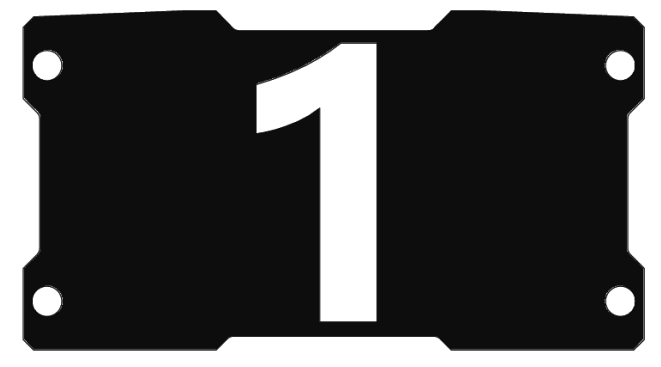
#> input picture images/hero_1.jpg, 661 x 367 px
$ python icon_detection.py
#> lines starting #> are read from the running program, lines starting #| are printed output that depends on the picture; after the words box and inside, x2 and y2 are one past the last pixel; in counts of white or black regions, pixels touching at a corner belong together
#> further down, img is the input picture: shape (367, 661, 3); mean B, G, R 79, 79, 79
import cv2
import numpy as np
import pytesseract;
from pytesseract import Output
import time

def detect_number(img):
    # Read the image


    # convert bgr --> rgb because tesseract requires RGB colorspace for OCR computation
    # img_rgb = cv2.cvtColor(img, cv2.COLOR_BGR2RGB)

    # grey scale image
    grey_img = cv2.cvtColor(img, cv2.COLOR_BGR2GRAY)

    # Remove Noise
    denoised_img = cv2.medianBlur(grey_img, 5)

    # Thresholding
    ret, thresh_img = cv2.threshold(denoised_img, 0, 255, cv2.THRESH_OTSU | cv2.THRESH_BINARY_INV)
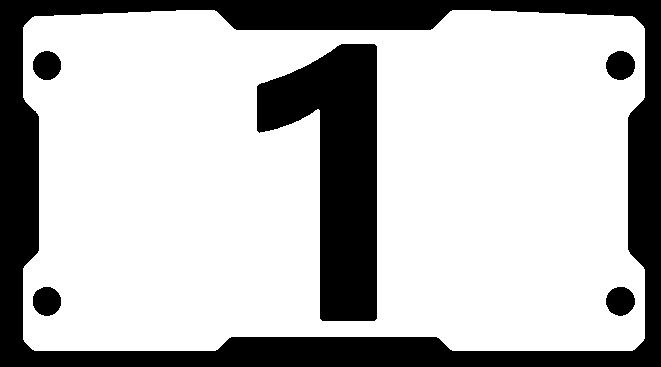
#> thresh_img: shape (367, 661); 72.9% white; 6 black regions, box (x1, y1, x2, y2) and area: (0, 0, 661, 367) 44293, (257, 44, 377, 321) 18784, (606, 51, 635, 80) 661, (606, 287, 635, 316) 653, (33, 287, 61, 316) 647, (33, 51, 61, 80) 642
#> ret = 133

    # custom config for tesseract parameters

    # --oem:
    # 0: Legacy engine only
    # 1: Neural nets LSTM engine only
    # 2: Legacy and LSTM engines
    # 3: Default, based on what is available

    # --psm:
    #   0    Orientation and script detection (OSD) only.
    #   1    Automatic page segmentation with OSD.
    #   2    Automatic page segmentation, but no OSD, or OCR. (not implemented)
    #   3    Fully automatic page segmentation, but no OSD. (Default)
    #   4    Assume a single column of text of variable sizes.
    #   5    Assume a single uniform block of vertically aligned text.
    #   6    Assume a single uniform block of text.
    #   7    Treat the image as a single text line.
    #   8    Treat the image as a single word.
    #   9    Treat the image as a single word in a circle.
    #  10    Treat the image as a single character.
    #  11    Sparse text. Find as much text as possible in no particular order.
    #  12    Sparse text with OSD.
    #  13    Raw line. Treat the image as a single text line,
    #        bypassing hacks that are Tesseract-specific.


    # outputbase digits: just for finding digits
    custom_config = r'--oem 3 --psm 8 outputbase digits'

#> (the run stopped early here; a loop or call above may not have finished)
